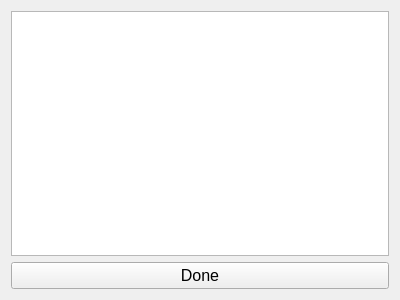
<?xml version="1.0" encoding="UTF-8"?>
<ui version="4.0">
 <class>PlotChooseDialog</class>
 <widget class="QWidget" name="PlotChooseDialog">
  <property name="geometry">
   <rect>
    <x>0</x>
    <y>0</y>
    <width>400</width>
    <height>300</height>
   </rect>
  </property>
  <property name="font">
   <font>
    <family>Ubuntu</family>
    <pointsize>12</pointsize>
   </font>
  </property>
  <property name="windowTitle">
   <string>Select Channels to Plot</string>
  </property>
  <layout class="QVBoxLayout" name="verticalLayout">
   <item>
    <widget class="QTreeWidget" name="treeDevices">
     <property name="font">
      <font>
       <pointsize>12</pointsize>
      </font>
     </property>
     <property name="columnCount">
      <number>1</number>
     </property>
     <attribute name="headerVisible">
      <bool>false</bool>
     </attribute>
     <column>
      <property name="text">
       <string notr="true">1</string>
      </property>
     </column>
    </widget>
   </item>
   <item>
    <widget class="QPushButton" name="btnDone">
     <property name="font">
      <font>
       <pointsize>12</pointsize>
      </font>
     </property>
     <property name="text">
      <string>Done</string>
     </property>
    </widget>
   </item>
  </layout>
 </widget>
 <resources/>
 <connections/>
</ui>
